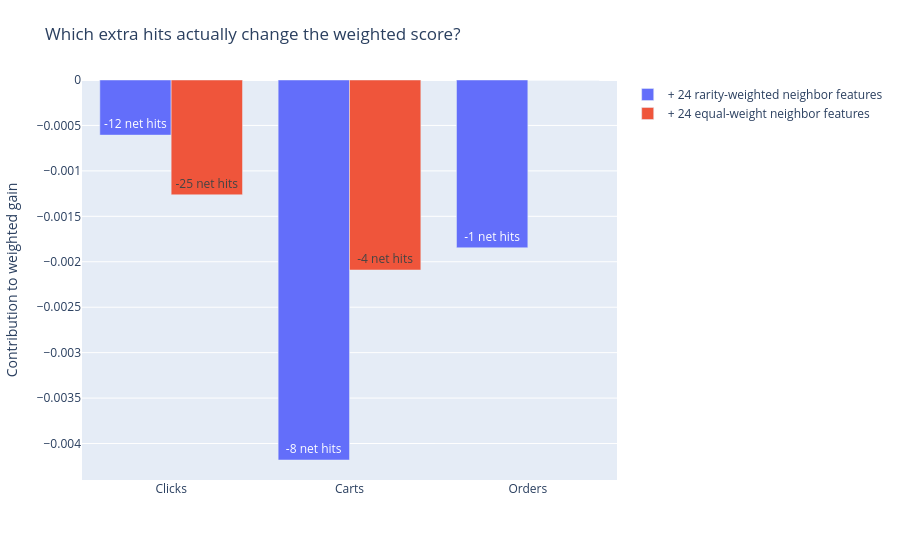

The notebook cell saved with this chart:
### Markdown cell above
## 5 · Exact target-hit contributions

### Code cell
path=ROOT/'outputs/plots/05.json'
if hashlib.sha256(path.read_bytes()).hexdigest()!=receipt['plot_hashes'][path.name]:raise ValueError('Plot checksum changed')
display({'application/vnd.plotly.v1+json':json.loads(path.read_text())},raw=True)

### Figure 1 — Plotly figure (JSON) as saved in the notebook; plotly's stock layout.template omitted (floating-point values rounded to 4 significant figures)
{"data": [{"name": "+ 24 rarity-weighted neighbor features", "text": ["-12 net hits", "-8 net hits", "-1 net hits"], "type": "bar", "x": ["Clicks", "Carts", "Orders"], "y": [-0.0006064, -0.004181, -0.001846]}, {"name": "+ 24 equal-weight neighbor features", "text": ["-25 net hits", "-4 net hits", "0 net hits"], "type": "bar", "x": ["Clicks", "Carts", "Orders"], "y": [-0.001263, -0.002091, 0]}], "layout": {"barmode": "group", "margin": {"b": 80, "l": 65, "r": 35, "t": 80}, "title": {"text": "Which extra hits actually change the weighted score?"}, "yaxis": {"title": {"text": "Contribution to weighted gain"}}}}
